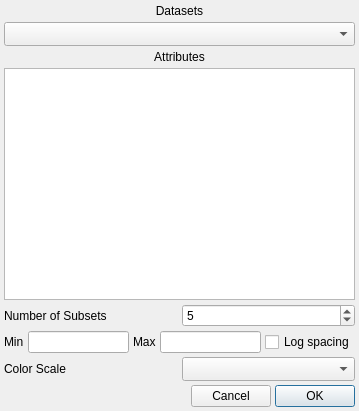
<?xml version="1.0" encoding="UTF-8"?>
<ui version="4.0">
 <class>SubsetFacet</class>
 <widget class="QDialog" name="SubsetFacet">
  <property name="geometry">
   <rect>
    <x>0</x>
    <y>0</y>
    <width>359</width>
    <height>411</height>
   </rect>
  </property>
  <property name="windowTitle">
   <string>Subset Facet</string>
  </property>
  <layout class="QVBoxLayout" name="verticalLayout" stretch="0,0,0,0,0,0,0,0">
   <property name="spacing">
    <number>4</number>
   </property>
   <property name="leftMargin">
    <number>4</number>
   </property>
   <property name="topMargin">
    <number>4</number>
   </property>
   <property name="rightMargin">
    <number>4</number>
   </property>
   <property name="bottomMargin">
    <number>4</number>
   </property>
   <item>
    <widget class="QLabel" name="label_5">
     <property name="text">
      <string>Datasets</string>
     </property>
     <property name="alignment">
      <set>Qt::AlignCenter</set>
     </property>
    </widget>
   </item>
   <item>
    <widget class="QComboBox" name="combosel_data">
     <property name="sizeAdjustPolicy">
      <enum>QComboBox::AdjustToMinimumContentsLengthWithIcon</enum>
     </property>
    </widget>
   </item>
   <item>
    <widget class="QLabel" name="label_6">
     <property name="layoutDirection">
      <enum>Qt::LeftToRight</enum>
     </property>
     <property name="text">
      <string>Attributes</string>
     </property>
     <property name="alignment">
      <set>Qt::AlignCenter</set>
     </property>
    </widget>
   </item>
   <item>
    <widget class="QListWidget" name="listsel_att">
     <property name="toolTip">
      <string>The attributes associated with this data set</string>
     </property>
    </widget>
   </item>
   <item>
    <layout class="QHBoxLayout" name="horizontalLayout_5">
     <item>
      <widget class="QLabel" name="label">
       <property name="text">
        <string>Number of Subsets</string>
       </property>
      </widget>
     </item>
     <item>
      <widget class="QSpinBox" name="value_steps">
       <property name="maximum">
        <number>100</number>
       </property>
       <property name="value">
        <number>5</number>
       </property>
      </widget>
     </item>
    </layout>
   </item>
   <item>
    <layout class="QHBoxLayout" name="horizontalLayout_4">
     <item>
      <widget class="QLabel" name="label_3">
       <property name="text">
        <string>Min</string>
       </property>
      </widget>
     </item>
     <item>
      <widget class="QLineEdit" name="valuetext_v_min"/>
     </item>
     <item>
      <widget class="QLabel" name="label_4">
       <property name="text">
        <string>Max</string>
       </property>
      </widget>
     </item>
     <item>
      <widget class="QLineEdit" name="valuetext_v_max"/>
     </item>
     <item>
      <widget class="QCheckBox" name="bool_log">
       <property name="text">
        <string>Log spacing</string>
       </property>
      </widget>
     </item>
    </layout>
   </item>
   <item>
    <layout class="QHBoxLayout" name="horizontalLayout">
     <item>
      <widget class="QLabel" name="label_2">
       <property name="text">
        <string>Color Scale</string>
       </property>
      </widget>
     </item>
     <item>
      <widget class="QColormapCombo" name="combodata_cmap">
       <property name="sizeAdjustPolicy">
        <enum>QComboBox::AdjustToMinimumContentsLengthWithIcon</enum>
       </property>
      </widget>
     </item>
    </layout>
   </item>
   <item>
    <layout class="QHBoxLayout" name="horizontalLayout_6">
     <item>
      <spacer name="horizontalSpacer">
       <property name="orientation">
        <enum>Qt::Horizontal</enum>
       </property>
       <property name="sizeHint" stdset="0">
        <size>
         <width>40</width>
         <height>20</height>
        </size>
       </property>
      </spacer>
     </item>
     <item>
      <widget class="QPushButton" name="button_cancel">
       <property name="text">
        <string>Cancel</string>
       </property>
      </widget>
     </item>
     <item>
      <widget class="QPushButton" name="button_ok">
       <property name="text">
        <string>OK</string>
       </property>
       <property name="default">
        <bool>true</bool>
       </property>
      </widget>
     </item>
    </layout>
   </item>
  </layout>
 </widget>
 <customwidgets>
  <customwidget>
   <class>QColormapCombo</class>
   <extends>QComboBox</extends>
   <header>glue_qt.utils.colors</header>
  </customwidget>
 </customwidgets>
 <resources/>
 <connections/>
</ui>
